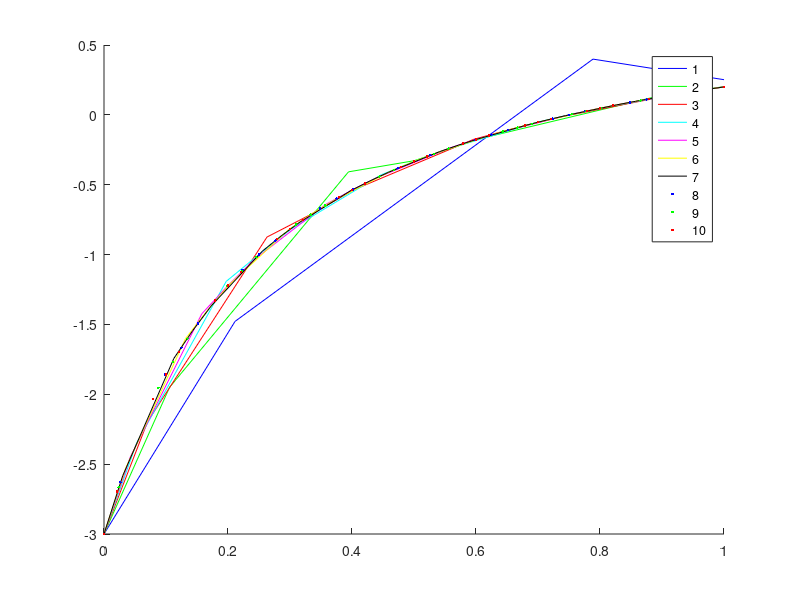
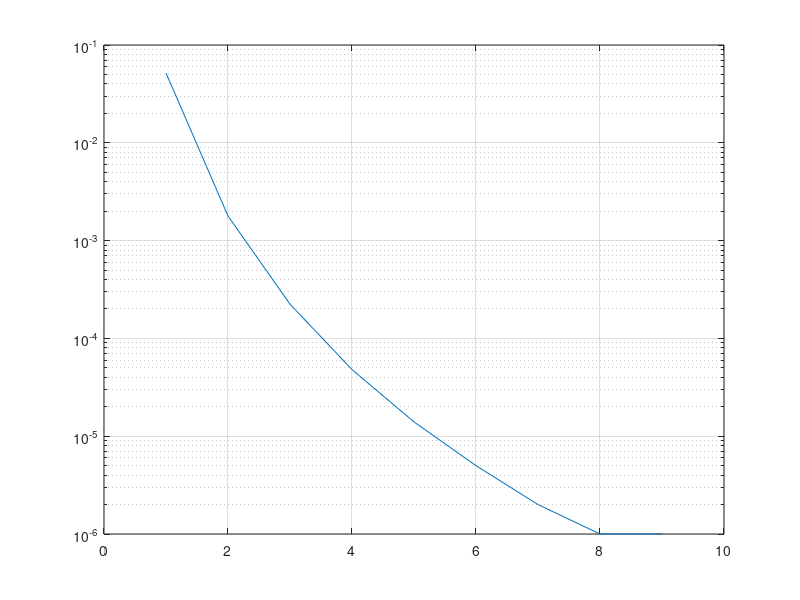

These charts were generated, in order, by the following MATLAB code:
% results from c++
maxN = 10;
t = cell(maxN,1);
z = cell(maxN,1);


t{1} = [0,0.211325,0.788675,1];
z{1} = [-3,-1.47838,0.399027,0.251762];

t{2} = [0,0.105663,0.394338,0.5,0.605662,0.894338,1];
z{2} = [-3,-1.9503,-0.40786,-0.32842,-0.171381,0.134733,0.201785];

t{3} = [0,0.0704417,0.262892,0.333333,0.403775,0.596225,0.666667,0.737108,0.929558,1];
z{3} = [-3,-2.19476,-0.874521,-0.713281,-0.534788,-0.175222,-0.090494,-0.0140359,0.15381,0.200224];

t{4} = [0,0.0528313,0.197169,0.25,0.302831,0.447169,0.5,0.552831,0.697169,0.75,0.802831,0.947169,1];
z{4} = [-3,-2.3465,-1.19163,-0.999711,-0.813831,-0.429021,-0.3332,-0.246793,-0.0543765,7.53502e-05,0.0497711,0.165226,0.200048];

t{5} = [0,0.042265,0.157735,0.2,0.242265,0.357735,0.4,0.442265,0.557735,0.6,0.642265,0.757735,0.8,0.842265,0.957735,1];
z{5} = [-3,-2.45023,-1.42378,-1.22212,-1.03574,-0.640998,-0.53841,-0.445733,-0.23675,-0.17644,-0.121195,0.00817704,0.0476392,0.0842676,0.172241,0.200014];

t{6} = [0,0.0352208,0.131446,0.166667,0.201887,0.298113,0.333333,0.368554,0.464779,0.5,0.535221,0.631446,0.666667,0.701887,0.798113,0.833333,0.868554,0.964779,1];
z{6} = [-3,-2.5257,-1.60191,-1.39996,-1.2166,-0.820718,-0.714263,-0.617804,-0.397866,-0.333319,-0.273982,-0.134021,-0.0908996,-0.0507603,0.046136,0.0769299,0.105874,0.176932,0.200005];

t{7} = [0,0.0301893,0.112668,0.142857,0.173046,0.255525,0.285714,0.315904,0.398382,0.428571,0.458761,0.541239,0.571429,0.601618,0.684096,0.714286,0.744475,0.826954,0.857143,0.887332,0.969811,1];
z{7} = [-3,-2.58307,-1.74327,-1.54544,-1.36691,-0.975013,-0.866655,-0.768127,-0.541241,-0.473677,-0.411356,-0.263386,-0.217386,-0.174454,-0.0703269,-0.0370335,-0.005675,0.0715804,0.0967769,0.120679,0.180276,0.200002];

t{8} = [0,0.0264156,0.0985844,0.125,0.151416,0.223584,0.25,0.276416,0.348584,0.375,0.401416,0.473584,0.5,0.526416,0.598584,0.625,0.651416,0.723584,0.75,0.776416,0.848584,0.875,0.901416,0.973584,1];
z{8} = [-3,-2.62814,-1.85834,-1.66666,-1.49381,-1.10891,-0.999994,-0.900589,-0.66965,-0.599996,-0.53554,-0.381581,-0.333331,-0.288185,-0.178214,-0.142855,-0.109487,-0.0270083,1.5484e-06,0.0256632,0.089813,0.111112,0.131458,0.182777,0.200001];

t{9} = [0,0.0234806,0.0876306,0.111111,0.134592,0.198742,0.222222,0.245703,0.309853,0.333333,0.356814,0.420964,0.444444,0.467925,0.532075,0.555556,0.579036,0.643186,0.666667,0.690147,0.754297,0.777778,0.801258,0.865408,0.888889,0.912369,0.976519,1];
z{9} = [-3,-2.66448,-1.9539,-1.76923,-1.6024,-1.22621,-1.11764,-1.0182,-0.785318,-0.714283,-0.64835,-0.489991,-0.439998,-0.393112,-0.278438,-0.241378,-0.20634,-0.119466,-0.0909082,-0.0637365,0.0043538,0.0270278,0.0487116,0.103516,0.121952,0.139656,0.184718,0.200001];

t{10} = [0,0.0211325,0.0788675,0.1,0.121133,0.178868,0.2,0.221133,0.278867,0.3,0.321133,0.378868,0.4,0.421133,0.478868,0.5,0.521132,0.578867,0.6,0.621133,0.678868,0.7,0.721133,0.778868,0.8,0.821133,0.878868,0.9,0.921133,0.978868,1];
z{10} = [-3,-2.6944,-2.03457,-1.85714,-1.69637,-1.3298,-1.22222,-1.12332,-0.890051,-0.81818,-0.751281,-0.589784,-0.538461,-0.49022,-0.371789,-0.333333,-0.296911,-0.206347,-0.17647,-0.148004,-0.0765057,-0.0526311,-0.0297734,0.0281062,0.0476194,0.0663761,0.11419,0.130435,0.146103,0.186266,0.2];

styles = {'b','g','r','c','m','y','k','b.','g.','r.'};
name = {'1','2','3','4','5','6','7','8','9','10'};

figure(1)
clf
hold on
for i=1:maxN
    plot(t{i},z{i},styles{i});
end
legend(name)

z_analytic = cell(maxN,1);
err = nan(maxN,1);
err_last = nan(maxN,1);
for i=1:maxN
    z_analytic{i} = (4*t{i} -3) ./ (4*t{i} + 1);
    err(i) = max(z_analytic{i} - z{i});
    err_last(i) = abs(z_analytic{i}(end) - z{i}(end));
end

figure(2)
clf;
semilogy(1:maxN,err_last)
grid on

%plot(t,z);
